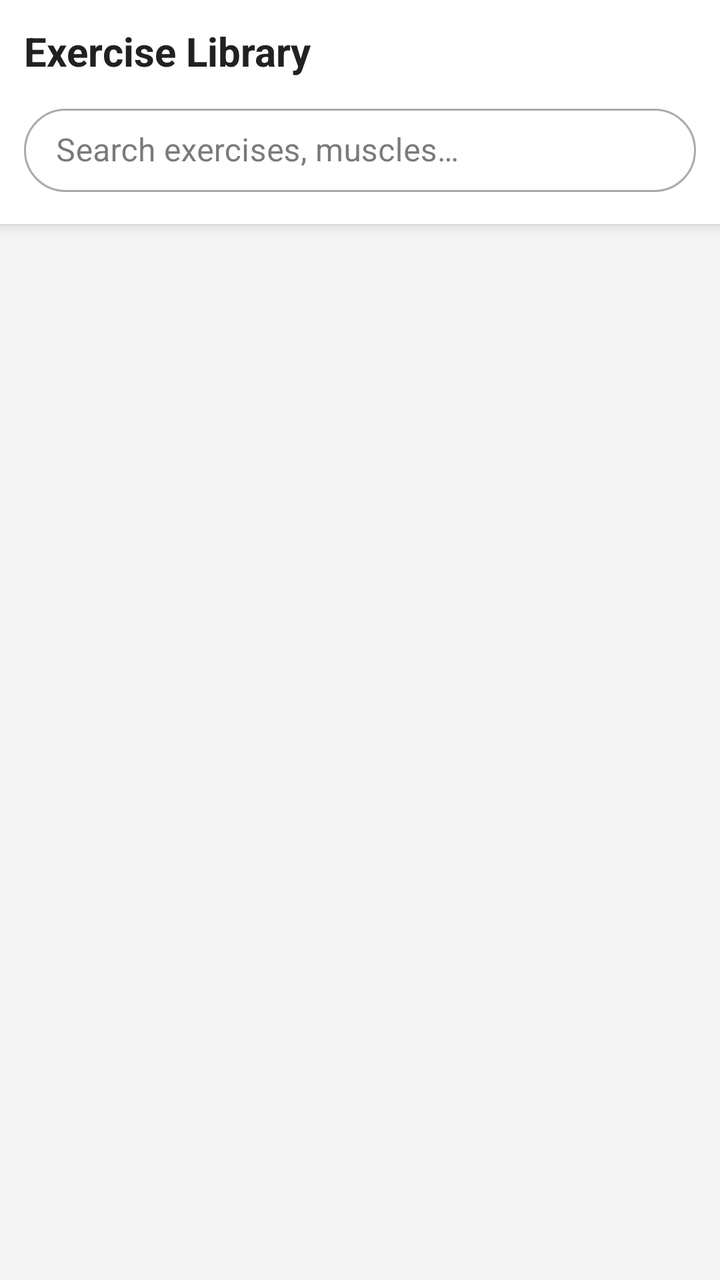
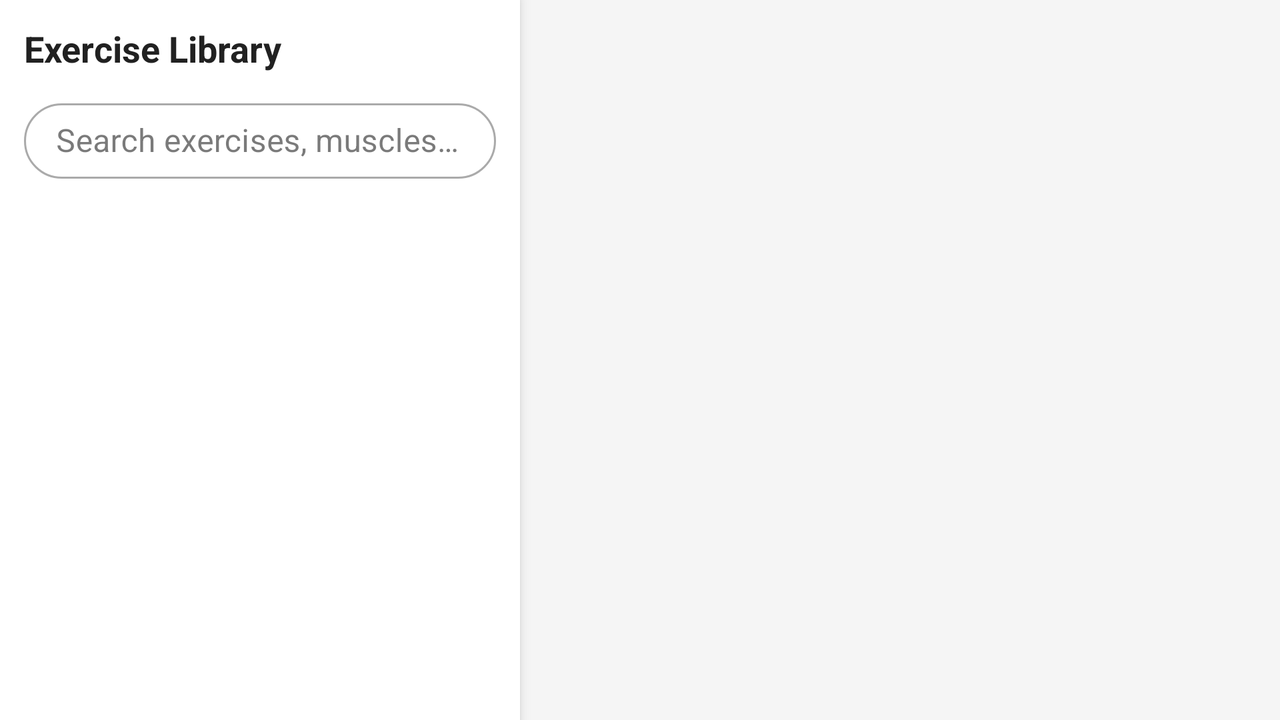

First picture: res/layout/ on a phone held upright. Second picture: the repository's own variant of that layout, on a device whose configuration matches the variant's folder. Source for both follows.
<!-- AndroidManifest.xml: application theme Theme.GymTrainingGenerator -->
<!-- res/layout/fragment_exercises.xml -->
<?xml version="1.0" encoding="utf-8"?>
<LinearLayout xmlns:android="http://schemas.android.com/apk/res/android"
    xmlns:app="http://schemas.android.com/apk/res-auto"
    android:layout_width="match_parent"
    android:layout_height="match_parent"
    android:orientation="vertical"
    android:background="@color/background">

    
    <LinearLayout
        android:layout_width="match_parent"
        android:layout_height="wrap_content"
        android:orientation="vertical"
        android:background="@color/white"
        android:paddingHorizontal="12dp"
        android:paddingTop="12dp"
        android:paddingBottom="8dp"
        android:elevation="4dp">

        <TextView
            android:layout_width="wrap_content"
            android:layout_height="wrap_content"
            android:text="@string/exercise_library"
            android:textSize="20sp"
            android:textStyle="bold"
            android:textColor="@color/text_primary"
            android:layout_marginBottom="10dp"/>

        
        <com.google.android.material.textfield.TextInputLayout
            android:id="@+id/tilSearch"
            style="@style/Widget.MaterialComponents.TextInputLayout.OutlinedBox"
            android:layout_width="match_parent"
            android:layout_height="wrap_content"
            android:hint="@string/search_exercises"
            app:endIconMode="clear_text"
            app:boxCornerRadiusTopStart="24dp"
            app:boxCornerRadiusTopEnd="24dp"
            app:boxCornerRadiusBottomStart="24dp"
            app:boxCornerRadiusBottomEnd="24dp">

            <com.google.android.material.textfield.TextInputEditText
                android:id="@+id/etSearch"
                android:layout_width="match_parent"
                android:layout_height="wrap_content"
                android:inputType="text"
                android:imeOptions="actionSearch"
                android:paddingVertical="10dp"/>

        </com.google.android.material.textfield.TextInputLayout>

        
        <HorizontalScrollView
            android:layout_width="match_parent"
            android:layout_height="wrap_content"
            android:scrollbars="none"
            android:layout_marginTop="8dp">

            <com.google.android.material.chip.ChipGroup
                android:id="@+id/chipGroupCategories"
                android:layout_width="wrap_content"
                android:layout_height="wrap_content"
                app:singleSelection="true"
                app:selectionRequired="false"/>

        </HorizontalScrollView>

    </LinearLayout>

    <FrameLayout
        android:layout_width="match_parent"
        android:layout_height="0dp"
        android:layout_weight="1">

        <androidx.recyclerview.widget.RecyclerView
            android:id="@+id/rvExercises"
            android:layout_width="match_parent"
            android:layout_height="match_parent"
            android:paddingTop="8dp"
            android:paddingBottom="8dp"
            android:clipToPadding="false"/>

        <ProgressBar
            android:id="@+id/progressBar"
            android:layout_width="wrap_content"
            android:layout_height="wrap_content"
            android:layout_gravity="center"
            android:visibility="gone"/>

    </FrameLayout>

</LinearLayout>
<!-- resources referenced by this layout -->
<resources>
  <color name="background">#F5F5F5</color>
  <color name="text_primary">#212121</color>
  <color name="white">#FFFFFF</color>
  <string name="exercise_library">Exercise Library</string>
  <string name="search_exercises">Search exercises, muscles…</string>
  <style name="Theme.GymTrainingGenerator" parent="Theme.MaterialComponents.DayNight.NoActionBar">
          <item name="colorPrimary">@color/colorPrimary</item>
          <item name="colorPrimaryVariant">@color/colorPrimaryVariant</item>
          <item name="colorOnPrimary">@color/white</item>
          <item name="colorSecondary">@color/colorSecondary</item>
          <item name="colorSecondaryVariant">@color/colorSecondaryVariant</item>
          <item name="colorOnSecondary">@color/white</item>
          <item name="colorSurface">@color/white</item>
          <item name="colorOnSurface">@color/text_primary</item>
          <item name="colorError">#B00020</item>
          <item name="colorOnError">@color/white</item>
          <item name="colorControlHighlight">#1AFF6500</item>
          <item name="colorControlActivated">@color/colorPrimary</item>
          <item name="colorControlNormal">@color/text_secondary</item>
          <item name="android:statusBarColor">@color/colorPrimary</item>
          <item name="android:windowBackground">@color/white</item>
          <item name="android:textColor">@color/text_primary</item>
          <item name="android:textColorPrimary">@color/text_primary</item>
          <item name="android:textColorSecondary">@color/text_secondary</item>
      </style>
  <color name="colorPrimary">#FF6500</color>
  <color name="colorPrimaryVariant">#CC5200</color>
  <color name="colorSecondary">#FF6500</color>
  <color name="colorSecondaryVariant">#CC5200</color>
  <color name="text_secondary">#757575</color>
</resources>
<!-- res/layout-w600dp/fragment_exercises.xml (the repository's variant of the layout above) -->
<!-- drawn on the phone turned sideways -->
<?xml version="1.0" encoding="utf-8"?>
<LinearLayout xmlns:android="http://schemas.android.com/apk/res/android"
    xmlns:app="http://schemas.android.com/apk/res-auto"
    android:layout_width="match_parent"
    android:layout_height="match_parent"
    android:orientation="horizontal"
    android:background="@color/background">

    
    <LinearLayout
        android:layout_width="260dp"
        android:layout_height="match_parent"
        android:orientation="vertical"
        android:background="@color/white"
        android:paddingHorizontal="12dp"
        android:paddingTop="12dp"
        android:paddingBottom="8dp"
        android:elevation="4dp">

        <TextView
            android:layout_width="wrap_content"
            android:layout_height="wrap_content"
            android:text="@string/exercise_library"
            android:textSize="18sp"
            android:textStyle="bold"
            android:textColor="@color/text_primary"
            android:layout_marginBottom="10dp"/>

        <com.google.android.material.textfield.TextInputLayout
            android:id="@+id/tilSearch"
            style="@style/Widget.MaterialComponents.TextInputLayout.OutlinedBox"
            android:layout_width="match_parent"
            android:layout_height="wrap_content"
            android:hint="@string/search_exercises"
            app:endIconMode="clear_text"
            app:boxCornerRadiusTopStart="24dp"
            app:boxCornerRadiusTopEnd="24dp"
            app:boxCornerRadiusBottomStart="24dp"
            app:boxCornerRadiusBottomEnd="24dp">

            <com.google.android.material.textfield.TextInputEditText
                android:id="@+id/etSearch"
                android:layout_width="match_parent"
                android:layout_height="wrap_content"
                android:inputType="text"
                android:paddingVertical="8dp"/>

        </com.google.android.material.textfield.TextInputLayout>

        <ScrollView
            android:layout_width="match_parent"
            android:layout_height="0dp"
            android:layout_weight="1"
            android:scrollbars="none"
            android:layout_marginTop="8dp">

            <com.google.android.material.chip.ChipGroup
                android:id="@+id/chipGroupCategories"
                android:layout_width="match_parent"
                android:layout_height="wrap_content"
                app:singleSelection="true"
                app:selectionRequired="false"/>

        </ScrollView>

    </LinearLayout>

    
    <FrameLayout
        android:layout_width="0dp"
        android:layout_height="match_parent"
        android:layout_weight="1">

        <androidx.recyclerview.widget.RecyclerView
            android:id="@+id/rvExercises"
            android:layout_width="match_parent"
            android:layout_height="match_parent"
            android:paddingTop="8dp"
            android:paddingBottom="8dp"
            android:clipToPadding="false"/>

        <ProgressBar
            android:id="@+id/progressBar"
            android:layout_width="wrap_content"
            android:layout_height="wrap_content"
            android:layout_gravity="center"
            android:visibility="gone"/>

    </FrameLayout>

</LinearLayout>
